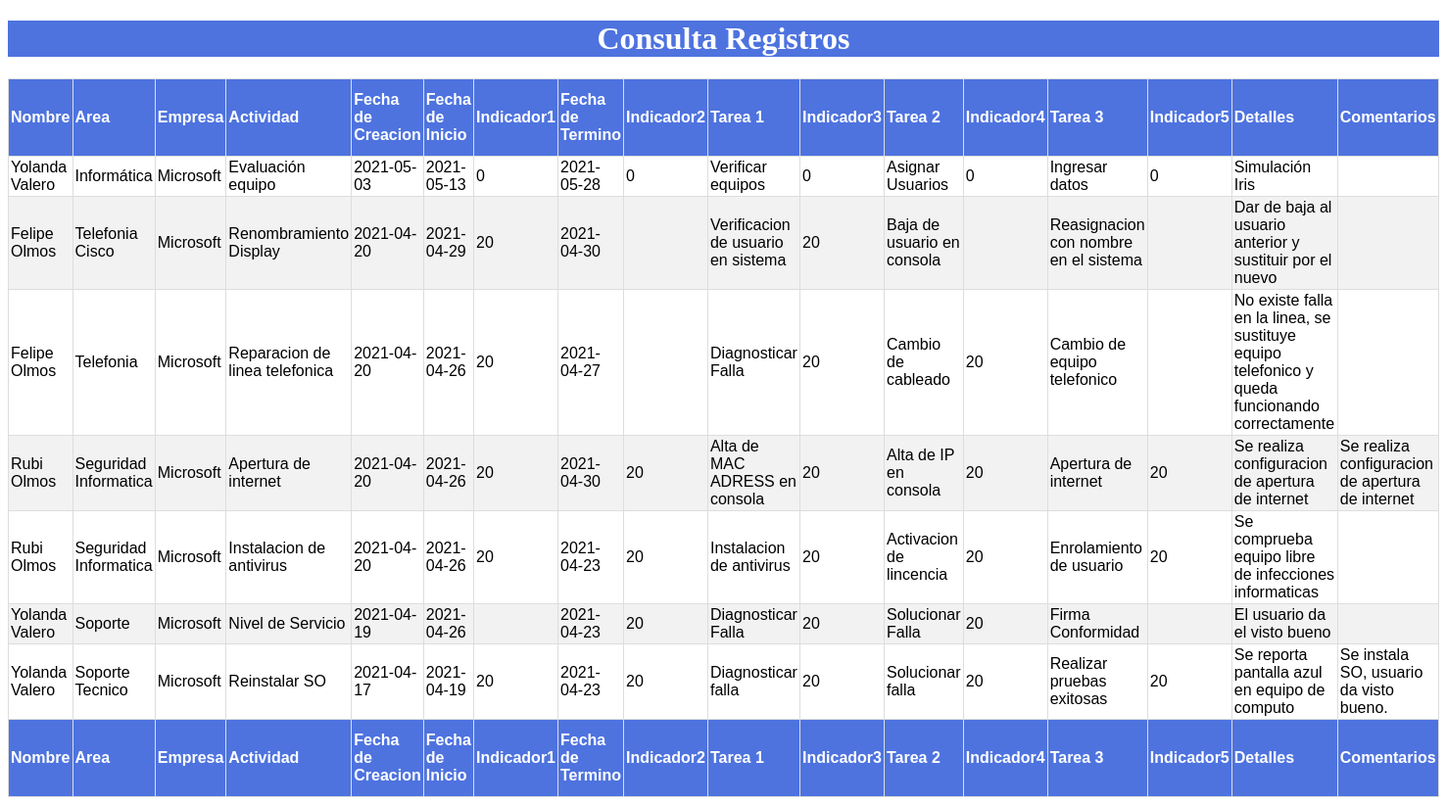
Page /ContenidoRegistros.php (signed in) on the committed database.
### tables this page shows
CREATE TABLE `kpi` (
  `id` int(11) NOT NULL,
  `usuario_id` int(3) DEFAULT NULL,
  `area` varchar(50) DEFAULT NULL,
  `actividad` varchar(50) DEFAULT NULL,
  `fechadecreacion` datetime(6) DEFAULT NULL,
  `fechadeinicio` datetime(6) DEFAULT NULL,
  `check1` int(3) DEFAULT 0,
  `fechadetermino` datetime(6) DEFAULT NULL,
  `check2` int(11) DEFAULT 0,
  `tarea1` varchar(100) DEFAULT NULL,
  `check3` int(11) DEFAULT 0,
  `tarea2` varchar(100) DEFAULT NULL,
  `check4` int(11) DEFAULT 0,
  `tarea3` varchar(100) DEFAULT NULL,
  `check5` int(11) DEFAULT 0,
  `detalles` varchar(100) DEFAULT NULL,
  `comentarios` varchar(100) DEFAULT NULL
);

CREATE TABLE `usuarios` (
  `id` int(11) NOT NULL,
  `usuario` varchar(40) NOT NULL,
  `contraseña` varchar(50) NOT NULL,
  `nombre` varchar(80) NOT NULL,
  `rol` int(11) NOT NULL,
  `descripcion` text DEFAULT NULL,
  `empresa_id` int(11) NOT NULL
);

CREATE TABLE `empresa` (
  `id` int(10) NOT NULL,
  `nombre` varchar(15) DEFAULT NULL
);

### ContenidoRegistros.php (the view, shortened to what this page needs)
<!DOCTYPE html>
<html lang="en">
<head>
</head>
<body>
    <h1 class="titulo_azul">Consulta Registros</h1>
    <?php
    $mysqli = new mysqli("localhost", "root", "", "kpis");
    $query = "SELECT kpi.*, usuarios.nombre usuario_nombre, empresa.nombre empresa_nombre
                           FROM kpi
                           INNER JOIN usuarios ON kpi.usuario_id=usuarios.id
                           INNER JOIN empresa ON usuarios.empresa_id=empresa.id
                           order by kpi.id DESC ";
    $result = $mysqli->query($query);
    ?>
    <table id="customers">
        <thead>
        <tr>
            <th>Nombre</th>
            <th>Area</th>
            <th>Empresa</th>
            <th>Actividad</th>
            <th>Fecha de Creacion</th>
            <th>Fecha de Inicio</th>
            <th>Indicador1</th>
            <th>Fecha de Termino</th>
            <th>Indicador2</th>
            <th>Tarea 1</th>
            <th>Indicador3</th>
            <th>Tarea 2</th>
            <th>Indicador4</th>
            <th>Tarea 3</th>
            <th>Indicador5</th>
            <th>Detalles</th>
            <th>Comentarios</th>
            </tr>
        </thead>
        <tbody>
            <?php
            if ($result->num_rows > 0) {
                while ($row = $result->fetch_assoc()) {
            ?>
                    <tr>
                        <td>
                            <?php echo $row['usuario_nombre'] ?>
                        </td>
                        <td>
                            <?php echo $row['area'] ?>
                        </td>
                        <td>
                            <?php echo $row['empresa_nombre'] ?>
                        </td>
                        <td>
                            <?php echo $row['actividad'] ?>
                        </td>
                        <td>
                            <?php echo date_format(date_create($row['fechadecreacion']), 'Y-m-d') ?>
                        </td>
                        <td>
                            <?php echo date_format(date_create($row['fechadeinicio']), 'Y-m-d') ?>
                        </td>
                        <td>
                            <?php echo $row['check1'] ?>
                        </td>
                        <td>
                            <?php echo date_format(date_create($row['fechadetermino']), 'Y-m-d') ?>
                        </td>
                        <td>
                            <?php echo $row['check2'] ?>
                        </td>
                        <td>
                            <?php echo $row['tarea1'] ?>
                        </td>
                        <td>
                            <?php echo $row['check3'] ?>
                        </td>
                        <td>
                            <?php echo $row['tarea2'] ?>
                        </td>
                        <td>
                            <?php echo $row['check4'] ?>
                        </td>
                        <td>
                            <?php echo $row['tarea3'] ?>
                        </td>
                        <td>
                            <?php echo $row['check5'] ?>
                        </td>
                        <td>
                            <?php echo $row['detalles'] ?>
                        </td>
                        <td>
                            <?php echo $row['comentarios'] ?>
                        </td>
                    </tr>
            <?php
                }
            }
            ?>
        </tbody>
        <tfoot>
            <tr>
                <th>Nombre</th>
                <th>Area</th>
                <th>Empresa</th>
                <th>Actividad</th>
                <th>Fecha de Creacion</th>
                <th>Fecha de Inicio</th>
                <th>Indicador1</th>
                <th>Fecha de Termino</th>
                <th>Indicador2</th>
                <th>Tarea 1</th>
                <th>Indicador3</th>
                <th>Tarea 2</th>
                <th>Indicador4</th>
                <th>Tarea 3</th>
                <th>Indicador5</th>
                <th>Detalles</th>
                <th>Comentarios</th>
            </tr>
        </tfoot>
    </table>
</body>
</html>

### ContenidoRegistros.php (style rules this page uses)
#customers { font-family: Arial, Helvetica, sans-serif; border-collapse: collapse; width: 100%; }
#customers td, #customers th { border: 1px solid #ddd; padding: 2px; }
#customers tr:nth-child(even) { background-color: #f2f2f2; }
#customers th { padding-top: 12px; padding-bottom: 12px; text-align: left; background-color: #4e73df; color: white; }
.titulo_azul { background-color: #4e73df; color: white; text-align: center; }

### rows in the picture
kpi: usuario.nombre "Yolanda Valero", area "Informática", empresa.nombre "Microsoft", actividad "Evaluación equipo", fechadecreacion "2021-05-03", fechadeinicio "2021-05-13", check1 "0", fechadetermino "2021-05-28", check2 "0", tarea1 "Verificar equipos", check3 "0", tarea2 "Asignar Usuarios", check4 "0", tarea3 "Ingresar datos", check5 "0", detalles "Simulación Iris"
kpi: usuario.nombre "Felipe Olmos", area "Telefonia Cisco", empresa.nombre "Microsoft", actividad "Renombramiento Display", fechadecreacion "2021-04-20", fechadeinicio "2021-04-29", check1 "20", fechadetermino "2021-04-30", tarea1 "Verificacion de usuario en sistema", check3 "20", tarea2 "Baja de usuario en consola", tarea3 "Reasignacion con nombre en el sistema", detalles "Dar de baja al usuario anterior y sustituir por el nuevo"
kpi: usuario.nombre "Felipe Olmos", area "Telefonia", empresa.nombre "Microsoft", actividad "Reparacion de linea telefonica", fechadecreacion "2021-04-20", fechadeinicio "2021-04-26", check1 "20", fechadetermino "2021-04-27", tarea1 "Diagnosticar Falla", check3 "20", tarea2 "Cambio de cableado", check4 "20", tarea3 "Cambio de equipo telefonico", detalles "No existe falla en la linea, se sustituye equipo telefonico y queda funcionando correctamente"
kpi: usuario.nombre "Rubi Olmos", area "Seguridad Informatica", empresa.nombre "Microsoft", actividad "Apertura de internet", fechadecreacion "2021-04-20", fechadeinicio "2021-04-26", check1 "20", fechadetermino "2021-04-30", check2 "20", tarea1 "Alta de MAC ADRESS en consola", check3 "20", tarea2 "Alta de IP en consola", check4 "20", tarea3 "Apertura de internet", check5 "20", detalles "Se realiza configuracion de apertura de internet", comentarios "Se realiza configuracion de apertura de internet"
kpi: usuario.nombre "Rubi Olmos", area "Seguridad Informatica", empresa.nombre "Microsoft", actividad "Instalacion de antivirus", fechadecreacion "2021-04-20", fechadeinicio "2021-04-26", check1 "20", fechadetermino "2021-04-23", check2 "20", tarea1 "Instalacion de antivirus", check3 "20", tarea2 "Activacion de lincencia", check4 "20", tarea3 "Enrolamiento de usuario", check5 "20", detalles "Se comprueba equipo libre de infecciones informaticas"
kpi: usuario.nombre "Yolanda Valero", area "Soporte", empresa.nombre "Microsoft", actividad "Nivel de Servicio", fechadecreacion "2021-04-19", fechadeinicio "2021-04-26", fechadetermino "2021-04-23", check2 "20", tarea1 "Diagnosticar Falla", check3 "20", tarea2 "Solucionar Falla", check4 "20", tarea3 "Firma Conformidad", detalles "El usuario da el visto bueno"
kpi: usuario.nombre "Yolanda Valero", area "Soporte Tecnico", empresa.nombre "Microsoft", actividad "Reinstalar SO", fechadecreacion "2021-04-17", fechadeinicio "2021-04-19", check1 "20", fechadetermino "2021-04-23", check2 "20", tarea1 "Diagnosticar falla", check3 "20", tarea2 "Solucionar falla", check4 "20", tarea3 "Realizar pruebas exitosas", check5 "20", detalles "Se reporta pantalla azul en equipo de computo", comentarios "Se instala SO, usuario da visto bueno."
